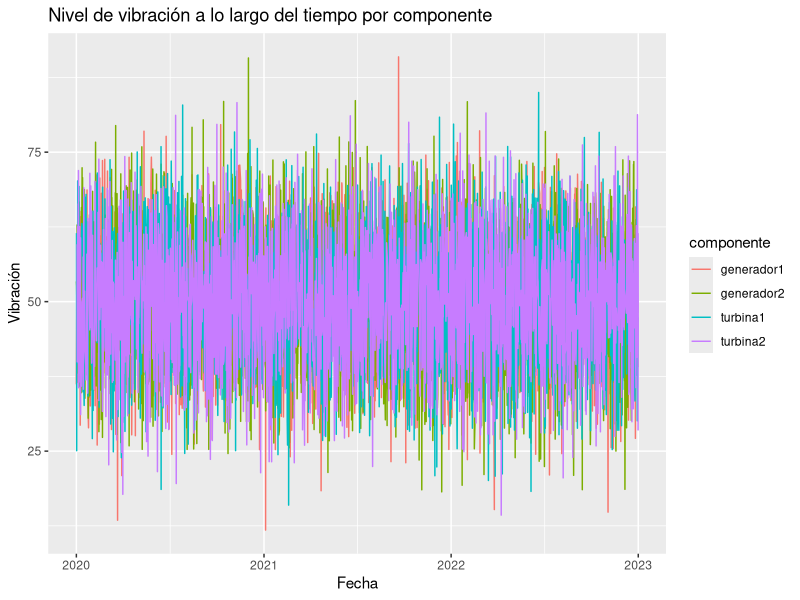
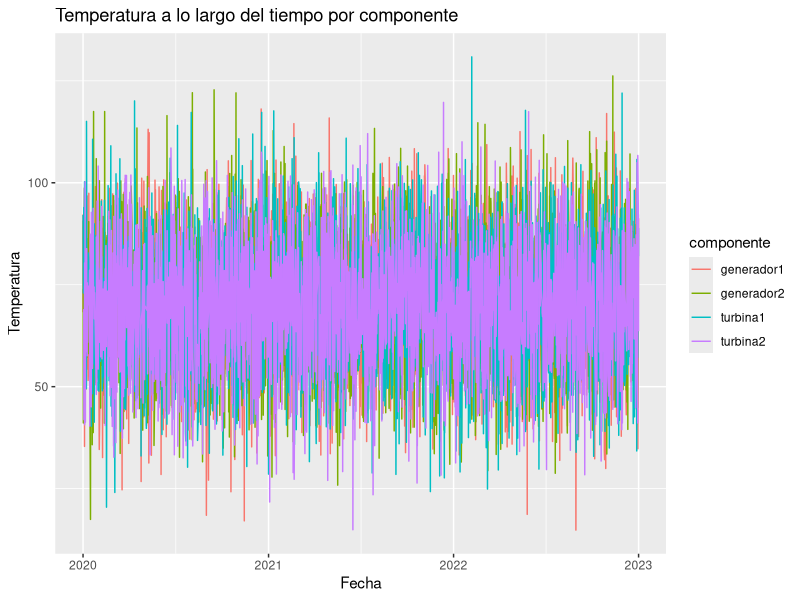
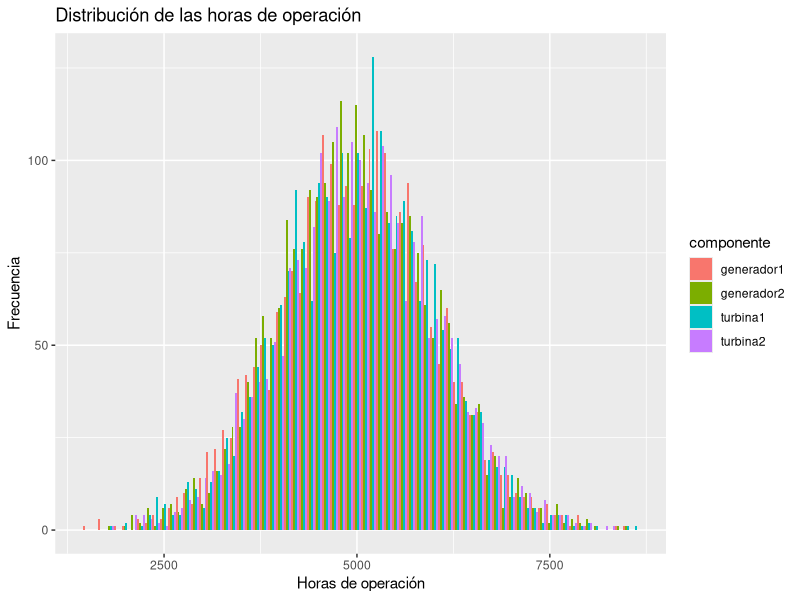
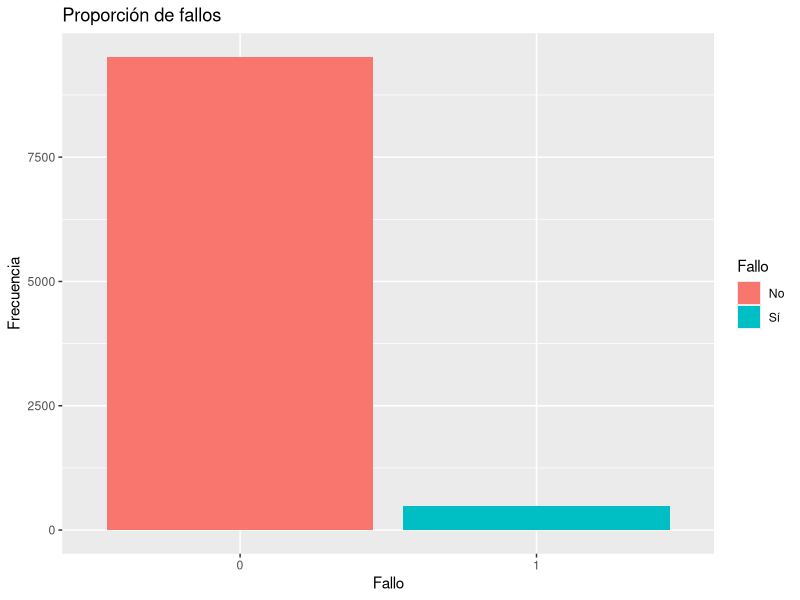
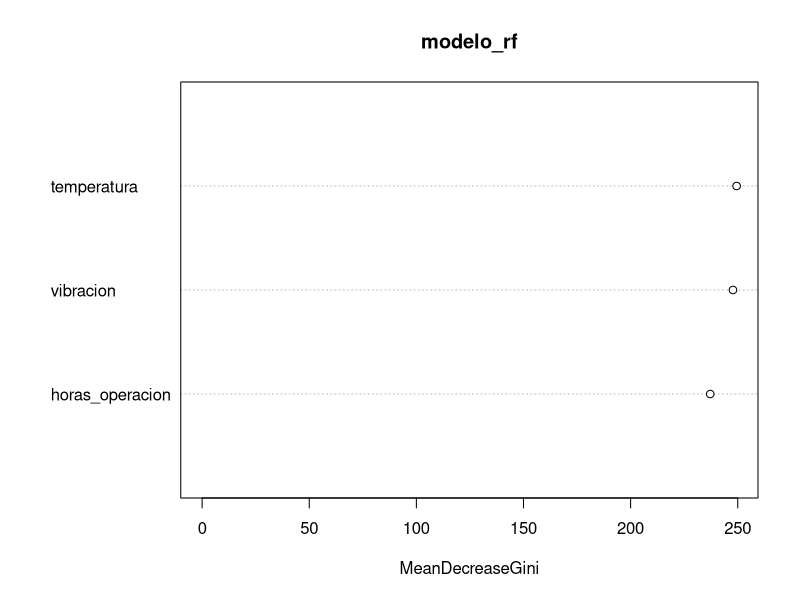
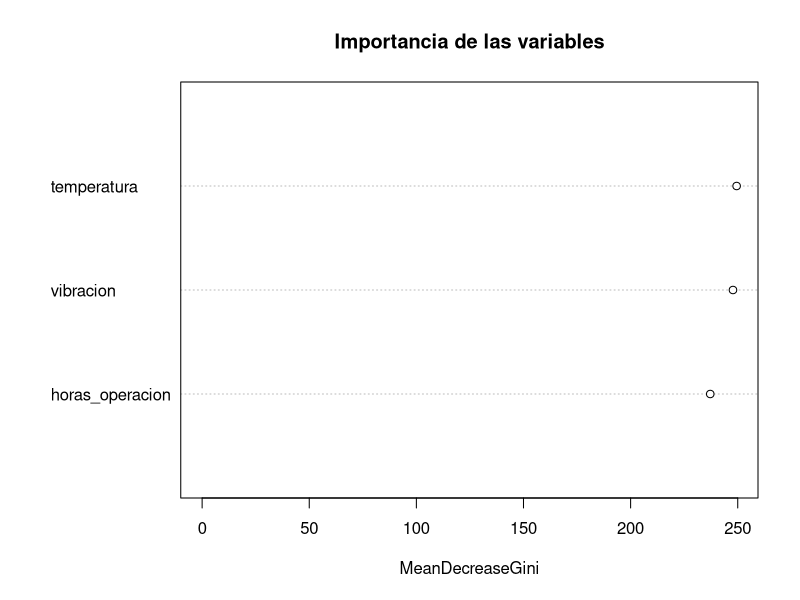
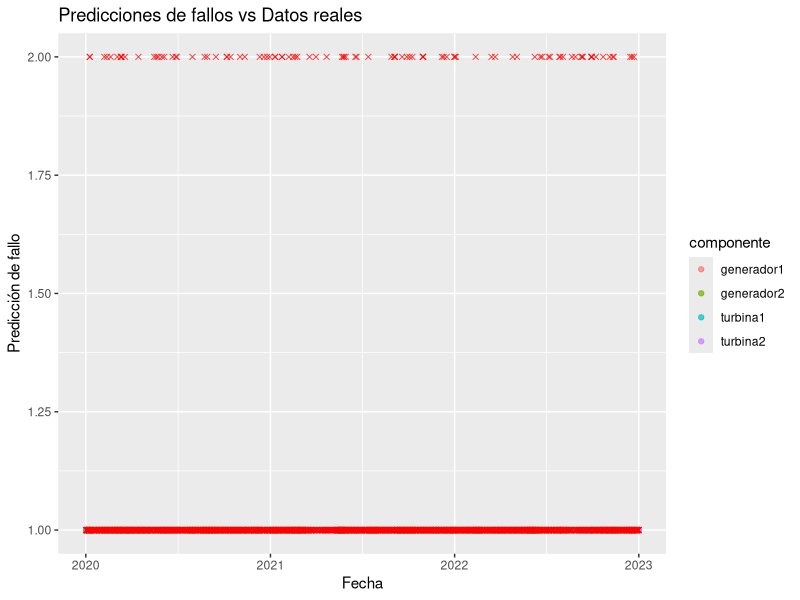

Generate these figures, in order, with R:
# Rscript mant_predict.r
# Cargar las librerías necesarias
library(conflicted)
library(tidyverse)
library(lubridate)
library(caret)
library(randomForest)
library(e1071)
library(ggplot2)

# Configurar conflicted para que los conflictos generen errores
conflicted::conflict_prefer("filter", "dplyr")
conflicted::conflict_prefer("lag", "dplyr")
conflicted::conflict_prefer("combine", "randomForest")

# Cargar los datos desde el archivo CSV, especificando los tipos de columnas
datos <- read_csv("datos_mantenimiento.csv", col_types = cols(
  fecha = col_character(),
  componente = col_character(),
  vibracion = col_double(),
  temperatura = col_double(),
  horas_operacion = col_integer(),
  fallo = col_integer()
))

# Verificar las primeras filas para ver el formato de las fechas
head(datos)

# Convertir la columna fecha a tipo DateTime usando parse_date_time que maneja diferentes formatos
datos <- datos %>%
  mutate(fecha = parse_date_time(fecha, orders = c("ymd_HMS", "ymd_HM", "ymd")),
         fallo = as.factor(fallo))  # Asegurar que 'fallo' sea un factor

# Eliminar filas con valores faltantes
datos <- datos %>%
  drop_na()

# Visualizar los primeros registros del dataset
head(datos)

# Análisis exploratorio de los datos

# Resumen estadístico de las variables
summary(datos)

# Gráfica de las vibraciones a lo largo del tiempo por componente
ggplot(datos, aes(x = fecha, y = vibracion, color = componente)) +
  geom_line() +
  labs(title = "Nivel de vibración a lo largo del tiempo por componente",
       x = "Fecha",
       y = "Vibración")

# Gráfica de la temperatura a lo largo del tiempo por componente
ggplot(datos, aes(x = fecha, y = temperatura, color = componente)) +
  geom_line() +
  labs(title = "Temperatura a lo largo del tiempo por componente",
       x = "Fecha",
       y = "Temperatura")

# Distribución de las horas de operación
ggplot(datos, aes(x = horas_operacion, fill = componente)) +
  geom_histogram(binwidth = 100, position = "dodge") +
  labs(title = "Distribución de las horas de operación",
       x = "Horas de operación",
       y = "Frecuencia")

# Proporción de fallos
ggplot(datos, aes(x = as.factor(fallo), fill = as.factor(fallo))) +
  geom_bar() +
  labs(title = "Proporción de fallos",
       x = "Fallo",
       y = "Frecuencia") +
  scale_fill_discrete(name = "Fallo", labels = c("No", "Sí"))

# Dividir los datos en conjunto de entrenamiento y prueba
set.seed(123)
train_index <- createDataPartition(datos$fallo, p = 0.8, list = FALSE)
datos_train <- datos[train_index, ]
datos_test <- datos[-train_index, ]

# Entrenar el modelo Random Forest
modelo_rf <- randomForest(fallo ~ vibracion + temperatura + horas_operacion, data = datos_train)

# Predicciones en el conjunto de prueba
predicciones <- predict(modelo_rf, datos_test)

# Asegurarse de que las predicciones sean factores con los mismos niveles que los datos de prueba
predicciones <- as.factor(predicciones)
levels(predicciones) <- levels(datos_test$fallo)

# Evaluar el modelo
confusion_matrix <- confusionMatrix(predicciones, datos_test$fallo)
print(confusion_matrix)

# Importancia de las variables
importancia <- varImpPlot(modelo_rf)
print(importancia)

# Visualización de la importancia de las variables
varImpPlot(modelo_rf, main = "Importancia de las variables")

# Gráfica de las predicciones vs datos reales
datos_test <- datos_test %>%
  mutate(prediccion = predicciones)

ggplot(datos_test, aes(x = fecha, y = as.numeric(prediccion), color = componente)) +
  geom_point(alpha = 0.7) +
  geom_point(aes(y = as.numeric(fallo)), shape = 4, alpha = 0.7, color = "red") +
  labs(title = "Predicciones de fallos vs Datos reales",
       x = "Fecha",
       y = "Predicción de fallo")

# Oscar Núñez Mori. 07-Julio-2024. Basado en:
# OpenAI(2024). ChatGPT (Ver. 07 Jul.)[Analisis de Mantenimiento Predictivo].
# https://chatgpt.com/share/4f970cfc-cba2-4ffb-a9c4-831aad595d9e
